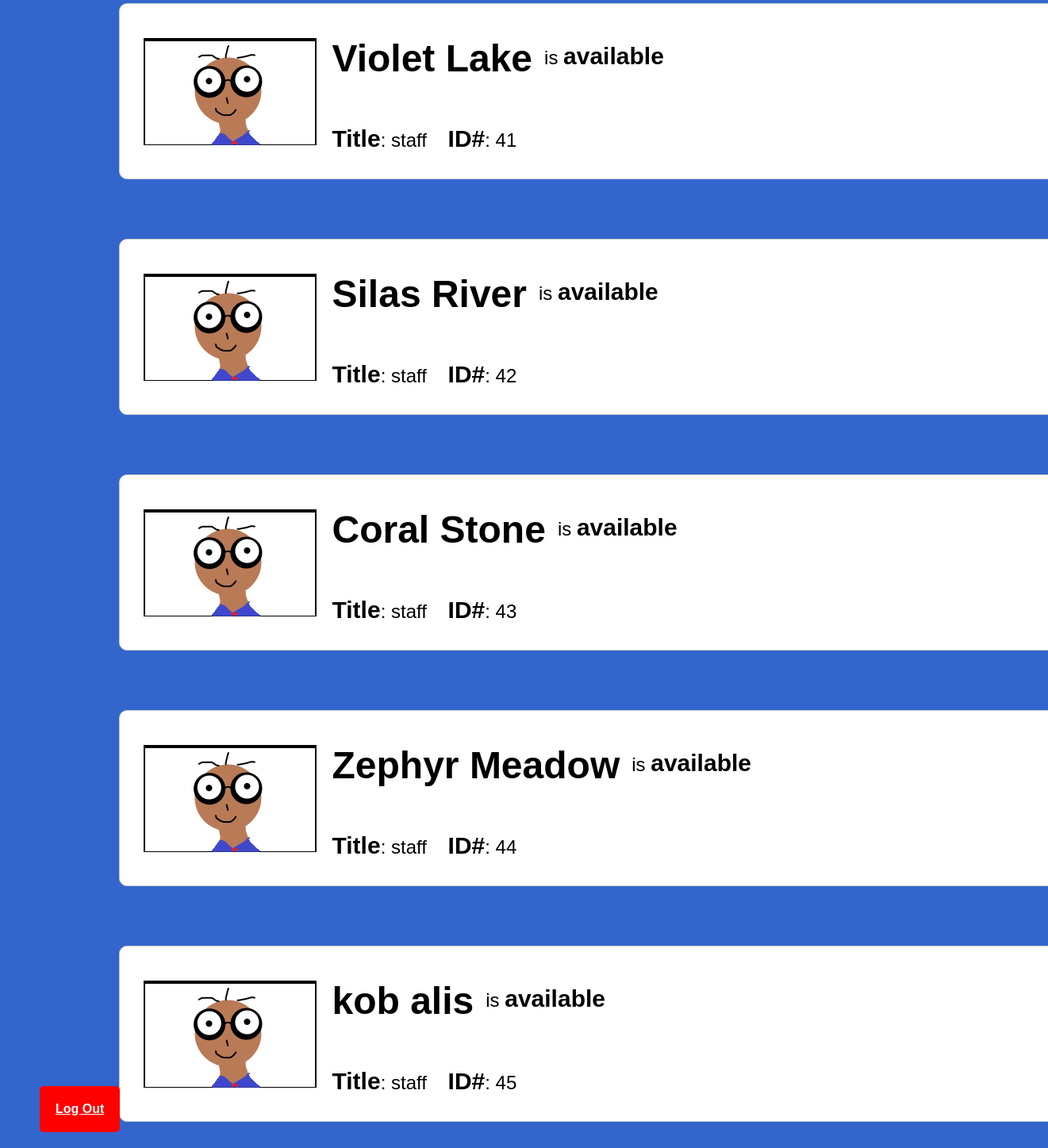
The app's page /managers/staffStatus.php (lower part), older data.
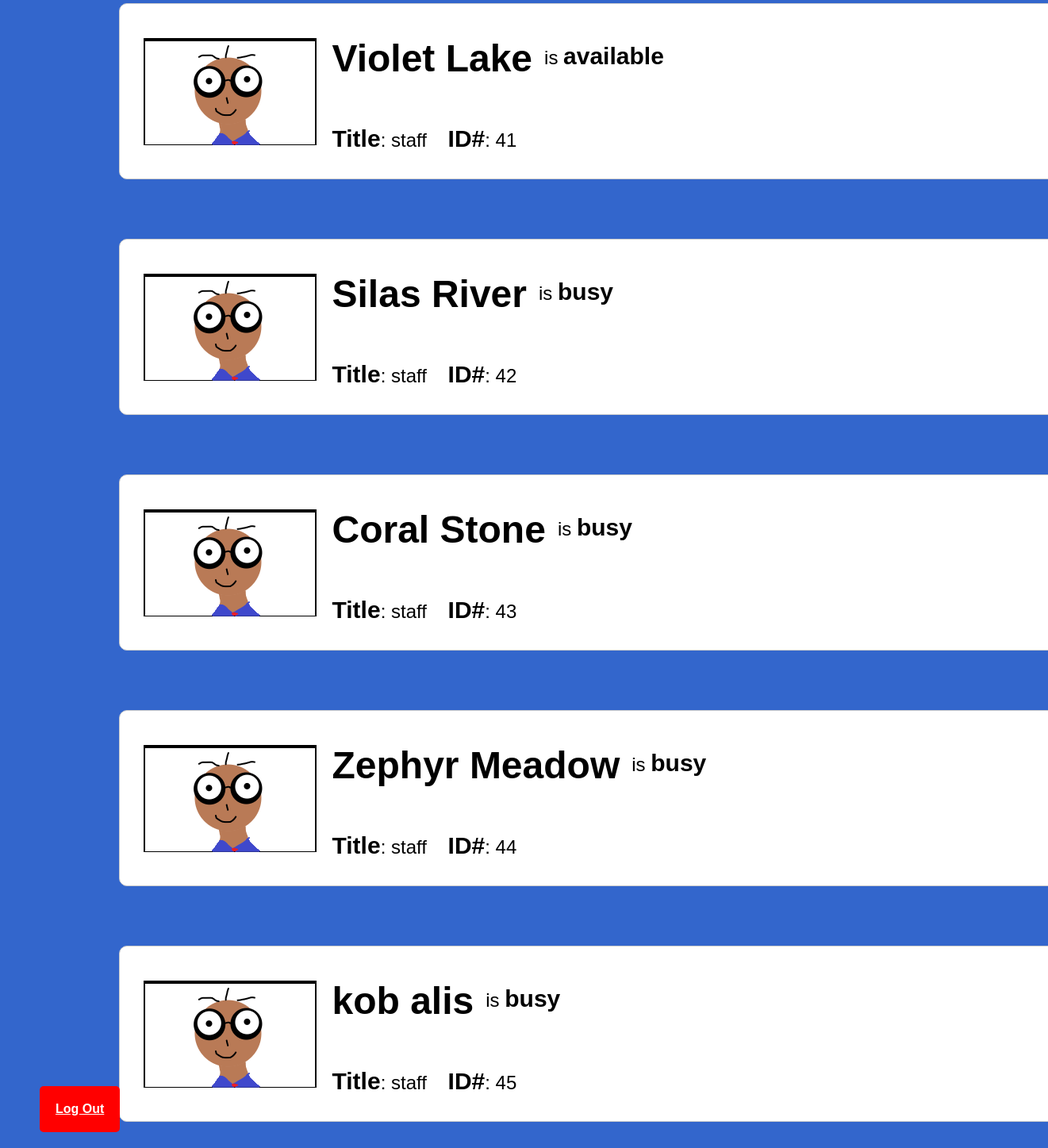
The same page, newer data.
### tables this page shows
CREATE TABLE `users` (
  `userID` int(11) NOT NULL,
  `password` varchar(255) NOT NULL,
  `firstname` varchar(255) NOT NULL,
  `lastname` varchar(255) NOT NULL,
  `role` enum('admin','manager','staff') NOT NULL,
  `status` enum('available','busy') DEFAULT 'available'
);

### database.php (called while the page is built, shortened)
<?php
$db_server = "localhost";
$db_user = "root";
$db_pass = "";
$db_name = "Silvee";
$conn = mysqli_connect($db_server, $db_user, $db_pass,  $db_name);
$employees = mysqli_query($conn, "SELECT * FROM users");
?>

### managers/staffStatus.php (the view, shortened to what this page needs)
<?php
include("../database.php");
?>
<!DOCTYPE html>
<html lang="en">
<head>
    <link rel="stylesheet" href="../style.css">
</head>
<body>
    <div class="main-content">
        <br>
        <div class="container" id="show_searched_staff">
            <?php
            while ($row = mysqli_fetch_assoc($employees)){
                if($row["role"] != 'admin'){
                    if($row["role"] === "staff"){
                        echo '<div class="card">';
                        echo '<img src="../employee.png" alt="Plane Image" class="planePic"> <div>';
                        echo  '<div class="row">';
                        echo '<h1>' . $row["firstname"]. " ". $row["lastname"] . '</h1> <p>is <strong>' . $row["status"] . '</strong></p>';
                        echo '</div> <br>';
                        echo '<p> <strong>Title</strong>: '. $row["role"]  .'&nbsp &nbsp <strong>ID#</strong>: '. $row["userID"] .'&nbsp &nbsp </p>';
                        echo "</div></div>";
                    }
                }
            }
            ?>
            </div>
        </div>
    <a href="../index.php" class="logout">Log Out</a>
</body>
</html>

Row changes from the older to the newer data that the page shows:
changed users "Silas": status "available" → "busy"
changed users "Coral": status "available" → "busy"
changed users "Zephyr": status "available" → "busy"
changed users "kob": status "available" → "busy"
